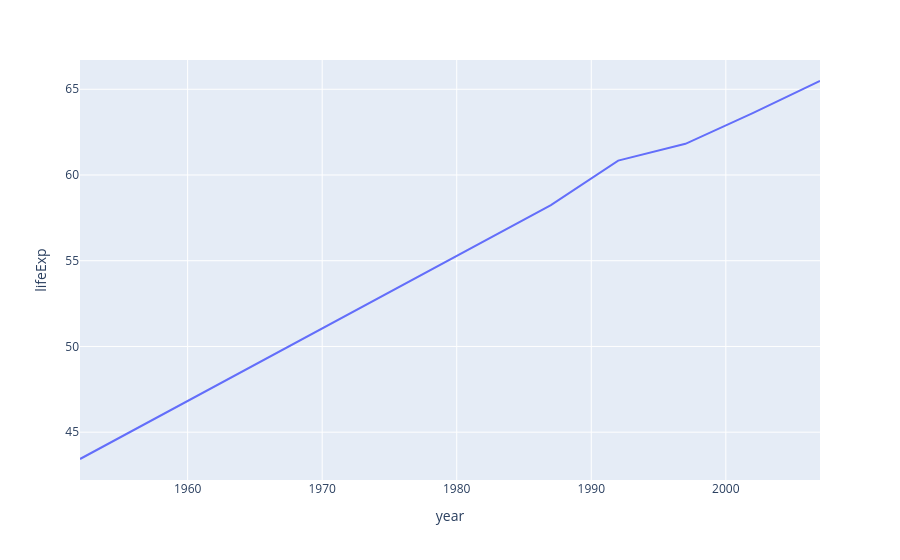

The notebook cell saved with this chart:
### Code cell
import plotly.express as px

df = px.data.gapminder().query("country=='Pakistan'")
print(df.head())

fig = px.line(
    df,
    x='year',
    y='lifeExp'
    
)

fig.show()

### Figure 1 — Plotly figure (JSON) as saved in the notebook; plotly's stock layout.template omitted (floating-point values rounded to 4 significant figures)
{"data": [{"hovertemplate": "year=%{x}<br>lifeExp=%{y}<extra></extra>", "legendgroup": "", "line": {"color": "#636efa", "dash": "solid"}, "marker": {"symbol": "circle"}, "mode": "lines", "name": "", "orientation": "v", "showlegend": false, "type": "scatter", "x": [1952, 1957, 1962, 1967, 1972, 1977, 1982, 1987, 1992, 1997, 2002, 2007], "xaxis": "x", "y": [43.44, 45.56, 47.67, 49.8, 51.93, 54.04, 56.16, 58.24, 60.84, 61.82, 63.61, 65.48], "yaxis": "y"}], "layout": {"legend": {"tracegroupgap": 0}, "margin": {"t": 60}, "xaxis": {"anchor": "y", "domain": [0, 1], "title": {"text": "year"}}, "yaxis": {"anchor": "x", "domain": [0, 1], "title": {"text": "lifeExp"}}}}
